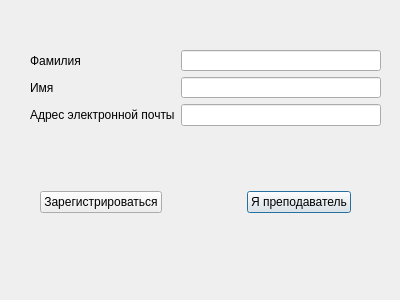
<?xml version="1.0" encoding="UTF-8"?>
<ui version="4.0">
 <class>Registration</class>
 <widget class="QDialog" name="Registration">
  <property name="geometry">
   <rect>
    <x>0</x>
    <y>0</y>
    <width>400</width>
    <height>300</height>
   </rect>
  </property>
  <property name="windowTitle">
   <string>Dialog</string>
  </property>
  <widget class="QWidget" name="layoutWidget">
   <property name="geometry">
    <rect>
     <x>30</x>
     <y>50</y>
     <width>351</width>
     <height>82</height>
    </rect>
   </property>
   <layout class="QFormLayout" name="formLayout">
    <item row="0" column="0">
     <layout class="QHBoxLayout" name="horizontalLayout_4">
      <item>
       <widget class="QLabel" name="nSname">
        <property name="text">
         <string>Фамилия</string>
        </property>
       </widget>
      </item>
     </layout>
    </item>
    <item row="0" column="1">
     <widget class="QLineEdit" name="newSName"/>
    </item>
    <item row="1" column="0">
     <layout class="QHBoxLayout" name="horizontalLayout_3">
      <item>
       <widget class="QLabel" name="nName">
        <property name="text">
         <string>Имя</string>
        </property>
       </widget>
      </item>
     </layout>
    </item>
    <item row="1" column="1">
     <widget class="QLineEdit" name="newName"/>
    </item>
    <item row="2" column="0">
     <layout class="QHBoxLayout" name="horizontalLayout_2">
      <item>
       <widget class="QLabel" name="nMail">
        <property name="text">
         <string>Адрес электронной почты</string>
        </property>
       </widget>
      </item>
     </layout>
    </item>
    <item row="2" column="1">
     <widget class="QLineEdit" name="newEmail"/>
    </item>
    <item row="3" column="0">
     <layout class="QHBoxLayout" name="horizontalLayout"/>
    </item>
   </layout>
  </widget>
  <widget class="QWidget" name="">
   <property name="geometry">
    <rect>
     <x>40</x>
     <y>190</y>
     <width>311</width>
     <height>25</height>
    </rect>
   </property>
   <layout class="QGridLayout" name="gridLayout">
    <item row="0" column="2">
     <widget class="QPushButton" name="teacher">
      <property name="text">
       <string>Я преподаватель</string>
      </property>
     </widget>
    </item>
    <item row="0" column="0">
     <widget class="QPushButton" name="newRegButton">
      <property name="text">
       <string>Зарегистрироваться</string>
      </property>
     </widget>
    </item>
    <item row="0" column="1">
     <spacer name="horizontalSpacer">
      <property name="orientation">
       <enum>Qt::Horizontal</enum>
      </property>
      <property name="sizeHint" stdset="0">
       <size>
        <width>40</width>
        <height>20</height>
       </size>
      </property>
     </spacer>
    </item>
   </layout>
  </widget>
 </widget>
 <resources/>
 <connections/>
</ui>
